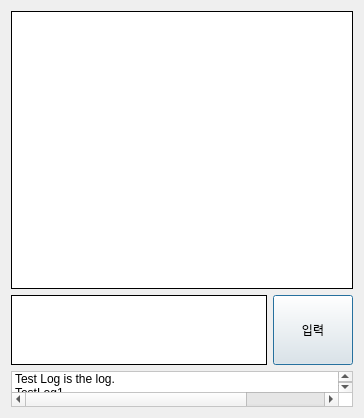
      <widget class="QWidget" name="page_do">
       <property name="styleSheet">
        <string notr="true">#input{
	background-color: white;
	border: 1px solid black;
}
#log {
	font: 25 9pt &quot;Malgun Gothic&quot;;
background-color: white;
}
#queston{
	background-color: white;
	border: 1px solid black;
}</string>
       </property>
       <layout class="QVBoxLayout" name="verticalLayout_3" stretch="23,3,3">
        <item>
         <widget class="QTextBrowser" name="queston">
          <property name="font">
           <font>
            <family>13 Malgun Gothic</family>
            <pointsize>12</pointsize>
            <italic>false</italic>
           </font>
          </property>
          <property name="focusPolicy">
           <enum>Qt::NoFocus</enum>
          </property>
          <property name="acceptRichText">
           <bool>false</bool>
          </property>
          <property name="textInteractionFlags">
           <set>Qt::NoTextInteraction</set>
          </property>
          <property name="openLinks">
           <bool>false</bool>
          </property>
         </widget>
        </item>
        <item>
         <layout class="QHBoxLayout" name="inputLayout" stretch="3,1">
          <item>
           <widget class="QListWidget" name="input">
            <property name="sizePolicy">
             <sizepolicy hsizetype="Minimum" vsizetype="Maximum">
              <horstretch>0</horstretch>
              <verstretch>0</verstretch>
             </sizepolicy>
            </property>
            <property name="autoScroll">
             <bool>false</bool>
            </property>
            <property name="editTriggers">
             <set>QAbstractItemView::AllEditTriggers</set>
            </property>
            <property name="tabKeyNavigation">
             <bool>true</bool>
            </property>
            <property name="dragEnabled">
             <bool>true</bool>
            </property>
            <property name="dragDropOverwriteMode">
             <bool>false</bool>
            </property>
            <property name="dragDropMode">
             <enum>QAbstractItemView::DragDrop</enum>
            </property>
            <property name="defaultDropAction">
             <enum>Qt::MoveAction</enum>
            </property>
            <property name="verticalScrollMode">
             <enum>QAbstractItemView::ScrollPerPixel</enum>
            </property>
            <property name="horizontalScrollMode">
             <enum>QAbstractItemView::ScrollPerPixel</enum>
            </property>
            <item>
             <property name="text">
              <string/>
             </property>
             <property name="flags">
              <set>ItemIsSelectable|ItemIsEditable|ItemIsDragEnabled|ItemIsUserCheckable|ItemIsEnabled</set>
             </property>
            </item>
            <item>
             <property name="text">
              <string/>
             </property>
             <property name="flags">
              <set>ItemIsSelectable|ItemIsEditable|ItemIsDragEnabled|ItemIsUserCheckable|ItemIsEnabled</set>
             </property>
            </item>
            <item>
             <property name="text">
              <string/>
             </property>
             <property name="flags">
              <set>ItemIsSelectable|ItemIsEditable|ItemIsDragEnabled|ItemIsUserCheckable|ItemIsEnabled</set>
             </property>
            </item>
           </widget>
          </item>
          <item>
           <widget class="QPushButton" name="enter">
            <property name="sizePolicy">
             <sizepolicy hsizetype="Minimum" vsizetype="Minimum">
              <horstretch>0</horstretch>
              <verstretch>0</verstretch>
             </sizepolicy>
            </property>
            <property name="text">
             <string>입력</string>
            </property>
            <property name="autoDefault">
             <bool>true</bool>
            </property>
            <property name="default">
             <bool>true</bool>
            </property>
           </widget>
          </item>
         </layout>
        </item>
        <item>
         <widget class="QListWidget" name="log">
          <property name="sizePolicy">
           <sizepolicy hsizetype="Expanding" vsizetype="Ignored">
            <horstretch>0</horstretch>
            <verstretch>0</verstretch>
           </sizepolicy>
          </property>
          <property name="focusPolicy">
           <enum>Qt::NoFocus</enum>
          </property>
          <property name="horizontalScrollBarPolicy">
           <enum>Qt::ScrollBarAsNeeded</enum>
          </property>
          <item>
           <property name="text">
            <string>Test Log is the log.</string>
           </property>
          </item>
          <item>
           <property name="text">
            <string>TestLog1</string>
           </property>
          </item>
          <item>
           <property name="text">
            <string>It is made by tree that was made in Korea. But Actually, It is harvested in Chinese.</string>
           </property>
          </item>
          <item>
           <property name="text">
            <string>Kanobe Empesus decide the warl.</string>
           </property>
          </item>
          <item>
           <property name="text">
            <string>Laufghart</string>
           </property>
          </item>
         </widget>
        </item>
       </layout>
      </widget>
